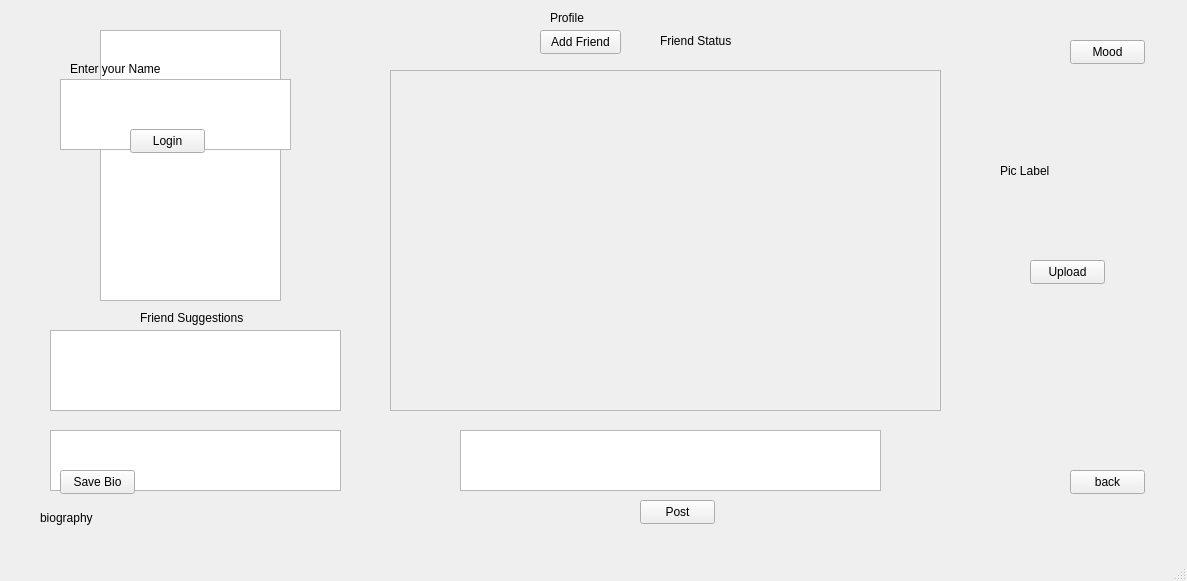
<?xml version="1.0" encoding="UTF-8"?>
<ui version="4.0">
 <class>MainWindow</class>
 <widget class="QMainWindow" name="MainWindow">
  <property name="geometry">
   <rect>
    <x>0</x>
    <y>0</y>
    <width>1187</width>
    <height>581</height>
   </rect>
  </property>
  <property name="windowTitle">
   <string>MainWindow</string>
  </property>
  <widget class="QWidget" name="centralwidget">
   <widget class="QWidget" name="profile" native="true">
    <property name="geometry">
     <rect>
      <x>40</x>
      <y>-30</y>
      <width>1131</width>
      <height>571</height>
     </rect>
    </property>
    <widget class="QLabel" name="profileTitleLabel">
     <property name="geometry">
      <rect>
       <x>510</x>
       <y>40</y>
       <width>221</width>
       <height>16</height>
      </rect>
     </property>
     <property name="text">
      <string>Profile</string>
     </property>
    </widget>
    <widget class="QTableWidget" name="friendTableWidget">
     <property name="geometry">
      <rect>
       <x>60</x>
       <y>60</y>
       <width>181</width>
       <height>271</height>
      </rect>
     </property>
    </widget>
    <widget class="QPushButton" name="addFriendButton">
     <property name="geometry">
      <rect>
       <x>500</x>
       <y>60</y>
       <width>81</width>
       <height>24</height>
      </rect>
     </property>
     <property name="text">
      <string>Add Friend</string>
     </property>
    </widget>
    <widget class="QTableWidget" name="suggestionsTableWidget">
     <property name="geometry">
      <rect>
       <x>10</x>
       <y>360</y>
       <width>291</width>
       <height>81</height>
      </rect>
     </property>
    </widget>
    <widget class="QPushButton" name="backButton">
     <property name="geometry">
      <rect>
       <x>1030</x>
       <y>500</y>
       <width>75</width>
       <height>24</height>
      </rect>
     </property>
     <property name="text">
      <string>back</string>
     </property>
    </widget>
    <widget class="QTextEdit" name="postTextEdit">
     <property name="geometry">
      <rect>
       <x>420</x>
       <y>460</y>
       <width>421</width>
       <height>61</height>
      </rect>
     </property>
    </widget>
    <widget class="QLabel" name="label_2">
     <property name="geometry">
      <rect>
       <x>100</x>
       <y>340</y>
       <width>241</width>
       <height>16</height>
      </rect>
     </property>
     <property name="text">
      <string>Friend Suggestions</string>
     </property>
    </widget>
    <widget class="QLabel" name="friend_status">
     <property name="geometry">
      <rect>
       <x>620</x>
       <y>60</y>
       <width>251</width>
       <height>21</height>
      </rect>
     </property>
     <property name="text">
      <string>Friend Status</string>
     </property>
    </widget>
    <widget class="QPushButton" name="uploadProfile">
     <property name="geometry">
      <rect>
       <x>990</x>
       <y>290</y>
       <width>75</width>
       <height>24</height>
      </rect>
     </property>
     <property name="text">
      <string>Upload</string>
     </property>
    </widget>
    <widget class="QTextEdit" name="BioTextEdit">
     <property name="geometry">
      <rect>
       <x>10</x>
       <y>460</y>
       <width>291</width>
       <height>61</height>
      </rect>
     </property>
    </widget>
    <widget class="QPushButton" name="SaveBio">
     <property name="geometry">
      <rect>
       <x>20</x>
       <y>500</y>
       <width>75</width>
       <height>24</height>
      </rect>
     </property>
     <property name="text">
      <string>Save Bio</string>
     </property>
    </widget>
    <widget class="QPushButton" name="OpenMoodboard">
     <property name="geometry">
      <rect>
       <x>1030</x>
       <y>70</y>
       <width>75</width>
       <height>24</height>
      </rect>
     </property>
     <property name="text">
      <string>Mood</string>
     </property>
    </widget>
    <widget class="QLabel" name="profilePicLabel">
     <property name="geometry">
      <rect>
       <x>960</x>
       <y>130</y>
       <width>151</width>
       <height>141</height>
      </rect>
     </property>
     <property name="text">
      <string>Pic Label</string>
     </property>
    </widget>
    <widget class="QScrollArea" name="postsScrollArea">
     <property name="geometry">
      <rect>
       <x>350</x>
       <y>100</y>
       <width>551</width>
       <height>341</height>
      </rect>
     </property>
     <property name="widgetResizable">
      <bool>true</bool>
     </property>
     <widget class="QWidget" name="scrollAreaWidgetContents">
      <property name="geometry">
       <rect>
        <x>0</x>
        <y>0</y>
        <width>549</width>
        <height>339</height>
       </rect>
      </property>
     </widget>
    </widget>
    <widget class="QPushButton" name="postButton">
     <property name="geometry">
      <rect>
       <x>600</x>
       <y>530</y>
       <width>75</width>
       <height>24</height>
      </rect>
     </property>
     <property name="text">
      <string>Post</string>
     </property>
    </widget>
   </widget>
   <widget class="QWidget" name="login_2" native="true">
    <property name="geometry">
     <rect>
      <x>50</x>
      <y>29</y>
      <width>341</width>
      <height>131</height>
     </rect>
    </property>
    <widget class="QTextEdit" name="login">
     <property name="geometry">
      <rect>
       <x>10</x>
       <y>50</y>
       <width>231</width>
       <height>71</height>
      </rect>
     </property>
    </widget>
    <widget class="QPushButton" name="myButton">
     <property name="geometry">
      <rect>
       <x>80</x>
       <y>100</y>
       <width>75</width>
       <height>24</height>
      </rect>
     </property>
     <property name="text">
      <string>Login</string>
     </property>
    </widget>
    <widget class="QLabel" name="label">
     <property name="geometry">
      <rect>
       <x>20</x>
       <y>30</y>
       <width>331</width>
       <height>20</height>
      </rect>
     </property>
     <property name="text">
      <string>Enter your Name</string>
     </property>
    </widget>
   </widget>
   <widget class="QLabel" name="bioLabel">
    <property name="geometry">
     <rect>
      <x>40</x>
      <y>510</y>
      <width>571</width>
      <height>16</height>
     </rect>
    </property>
    <property name="text">
     <string>biography</string>
    </property>
   </widget>
  </widget>
  <widget class="QMenuBar" name="menubar">
   <property name="geometry">
    <rect>
     <x>0</x>
     <y>0</y>
     <width>1187</width>
     <height>22</height>
    </rect>
   </property>
  </widget>
  <widget class="QStatusBar" name="statusbar"/>
 </widget>
 <resources/>
 <connections/>
</ui>
